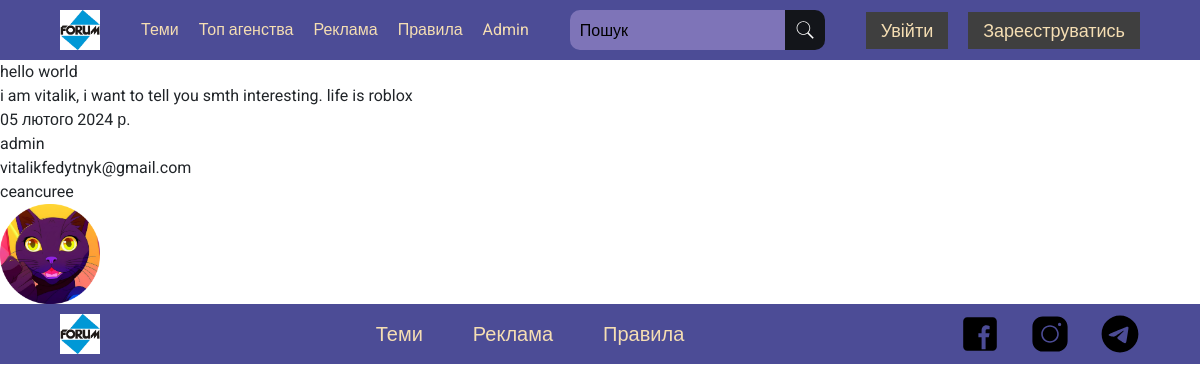
The app's page /banlist/scouts/ with its own data.
### forum_pages/models.py (models this page shows, shortened)
class BaseTheme(models.Model):
    assoc = models.CharField(max_length=100, null=True)
    user = models.ForeignKey(User, on_delete=models.CASCADE)
    title = models.CharField(max_length=100)
    text = models.TextField()
    created = models.DateField(auto_now_add=True)

class User(AbstractUser):
    username = models.CharField(max_length=100,
                                null=True,
                                unique=True,
                                verbose_name='Ваш нікнейм')
    email = models.EmailField(null=True,
                              unique=True,
                              verbose_name='Ваш E-mail')
    telegram = models.CharField(max_length=200,
                                null=True,
                                blank=True,
                                verbose_name='Ваш телеграм нікнейм')
    is_show_telegram = models.BooleanField(default=True,
                                           verbose_name='Показувати телеграм')
    avatar = models.ImageField(null=True,
                               default='forum_pages/img/avatars/default_avatar.png',
                               upload_to='forum_pages/img/avatars',
                               verbose_name='Фото профілю')
    is_blocked = models.BooleanField(default=False, blank=True)
    ban_reason = models.TextField(null=True, blank=True)
    REQUIRED_FIELDS = []

### forum_pages/views.py (the view)
# urls.py: path('banlist/<str:assoc>/', views.blacklist, name='banlist'),
def blacklist(request, assoc):
    themes = BaseTheme.objects.filter(assoc=assoc)
    context = {
        'themes': themes
    }
    return render(request, 'forum_pages/base_pages/blacklist.html', context)

### forum_pages/templates/forum_pages/base_pages/blacklist.html
{% extends 'base.html' %}
{% load static %}
{% block content %}
{% for theme in themes %}
<div>{{ theme.title }}</div>
<div>{{ theme.text }}</div>
<div>{{ theme.created }}</div>
<div>{{ theme.user.username }}</div>
<div>{{ theme.user.email }}</div>
<div>{{ theme.user.telegram }}</div>
<img src="{% static theme.user.avatar %}" width="100" alt="">
{% endfor %}
{% endblock %}

### records on screen
BaseTheme: title "hello world", text "i am vitalik, i want to tell you smth interesting. life is roblox", created "05 лютого 2024 р.", user.username "admin", user.email "vitalikfedytnyk@gmail.com", user.telegram "ceancuree", user.avatar (picture)
